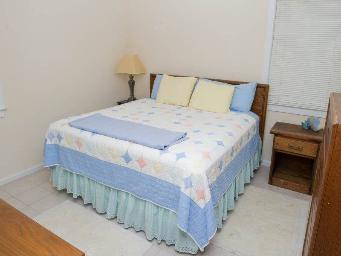
#> input picture fine_tune_aesthetic/data/images/room_0004.jpg, 341 x 256 px
$ python -i color_analysis.py   (imports and definitions only)
#> lines starting #> are read from the running program, lines starting #| are printed output that depends on the picture
"""Color scheme extraction, dominant palette, and harmony analysis module for LodgeTrust.

Evaluates:
1. Top dominant colors (Hex, RGB, percentage coverage) using K-Means clustering.
2. Color temperature analysis (Warm vs Cool tone percentage and warmth ratio).
3. Color harmony score (1.0 - 10.0 scale) and scheme classification (Monochromatic, Analogous, Complementary, Balanced Neutral).
"""

from pathlib import Path
from typing import Dict, List, Union
import colorsys
import numpy as np
from PIL import Image
from sklearn.cluster import KMeans


def _rgb_to_hex(r: int, g: int, b: int) -> str:
    return f"#{r:02x}{g:02x}{b:02x}".upper()


def _is_warm_color(r: int, g: int, b: int) -> bool:
    """Determine if an RGB color leans warm (red/orange/yellow/warm brown) vs cool (blue/cyan/cool gray)."""
    # In HSV: hues 0-60 and 300-360 lean warm, hues 120-260 lean cool
    h, s, v = colorsys.rgb_to_hsv(r / 255.0, g / 255.0, b / 255.0)
    hue_deg = h * 360.0
    if s < 0.12:  # Neutrals
        return r >= b
    return (hue_deg <= 75) or (hue_deg >= 315) or (r > b + 15)


def analyze_color_scheme(image: Union[Image.Image, str, Path], num_colors: int = 5) -> Dict:
    """Extract dominant color palette and compute color harmony score for an image.

    Args:
        image: PIL Image or file path.
        num_colors: Number of dominant colors to extract (default: 5).

    Returns:
        dict: {
            "color_harmony_score": float,       # 1.0 - 10.0
            "dominant_palette": List[dict],     # [{"hex": "#...", "rgb": [r,g,b], "percentage": float}]
            "color_temperature": str,           # "warm", "cool", "neutral_balanced"
            "warm_tone_pct": float,             # 0.0 - 100.0%
            "cool_tone_pct": float,             # 0.0 - 100.0%
            "harmony_type": str,                # "Analogous", "Monochromatic", "Complementary", "Balanced Neutral"
            "saturation_level": str,            # "muted_elegant", "vibrant", "low_saturation"
        }
    """
#> called with num_colors = 5
    if isinstance(image, (str, Path)):
        img = Image.open(image).convert("RGB")
#> img is the input picture: PIL image 341x256 RGB; mean R, G, B 172.6, 168, 162.6
    elif isinstance(image, Image.Image):
        img = image.convert("RGB")
    else:
        raise ValueError(f"Unsupported image type: {type(image)}")

    # Downsample for fast clustering
    img_small = img.resize((128, 128), Image.Resampling.BILINEAR)
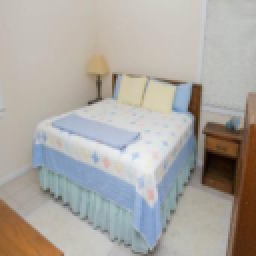
#> img_small: PIL image 128x128 RGB (shown 2 times larger); mean R, G, B 172.6, 168.1, 162.7
    pixels = np.asarray(img_small, dtype=np.float32).reshape(-1, 3)

    # K-Means clustering
    kmeans = KMeans(n_clusters=num_colors, n_init=3, random_state=42, max_iter=150)
    labels = kmeans.fit_predict(pixels)
#> labels = 16384 values, max 4 at index 60, min 0 at index 0, mean 1.39
    centers = np.round(kmeans.cluster_centers_).astype(int)

    # Compute percentage coverage for each cluster
    counts = np.bincount(labels, minlength=num_colors)
#> counts = [7735, 1125, 3692, 1139, 2693]
    total_pixels = len(pixels)
#> total_pixels = 16384
    percentages = (counts / total_pixels) * 100.0
#> percentages = [47.21, 6.87, 22.53, 6.95, 16.44]

    # Sort dominant colors by coverage descending
    sorted_indices = np.argsort(-percentages)
#> sorted_indices = [0, 2, 4, 3, 1]

    dominant_palette: List[Dict] = []
    warm_weight = 0.0
    cool_weight = 0.0
    hues = []
    saturations = []

    for idx in sorted_indices:
        r, g, b = int(centers[idx][0]), int(centers[idx][1]), int(centers[idx][2])
        r = max(0, min(255, r))
        g = max(0, min(255, g))
        b = max(0, min(255, b))
        pct = round(float(percentages[idx]), 1)
        hex_code = _rgb_to_hex(r, g, b)

        h, s, v = colorsys.rgb_to_hsv(r / 255.0, g / 255.0, b / 255.0)
        hues.append(h * 360.0)
        saturations.append(s)

        if _is_warm_color(r, g, b):
            warm_weight += pct
        else:
            cool_weight += pct

        dominant_palette.append({
            "hex": hex_code,
            "rgb": [r, g, b],
            "percentage": pct,
        })
#> this loop made 5 passes
#> (idx, r, g, b, pct, hex_code) on passes 3, 5: (4, 207, 207, 206, 16.4, '#CFCFCE'), (1, 134, 103, 77, 6.9, '#86674D')
#> (r, g, b, pct, hex_code) on passes 1, 4: (190, 186, 180, 47.2, '#BEBAB4'), (80, 47, 24, 7, '#502F18')
#> after the loop, cool_weight = 22.5; dominant_palette = 5 items; hues = [36, 204, 60, 24.64, 27.37]; saturations = [0.0526, 0.0909, 0.00483, 0.7, 0.425]; warm_weight = 77.5

    warm_pct = round(warm_weight, 1)
#> warm_pct = 77.5
    cool_pct = round(cool_weight, 1)
#> cool_pct = 22.5

    if warm_pct >= 60.0:
        color_temperature = "warm"
    elif cool_pct >= 60.0:
        color_temperature = "cool"
    else:
        color_temperature = "neutral_balanced"

    avg_saturation = float(np.mean(saturations))
#> avg_saturation = 0.255
    if avg_saturation < 0.18:
        saturation_level = "low_saturation"
    elif avg_saturation > 0.65:
        saturation_level = "vibrant"
    else:
        saturation_level = "muted_elegant"

    # Color Harmony analysis
    # Measure circular hue spread among non-neutral colors (s > 0.12)
    colored_hues = [h for h, s in zip(hues, saturations) if s > 0.12]
#> colored_hues = [24.64, 27.37]

    if len(colored_hues) <= 1 or avg_saturation < 0.15:
        harmony_type = "Monochromatic"
        harmony_score = 9.2  # Monochromatic interior schemes are clean & cohesive
    else:
        hue_diffs = []
        for i in range(len(colored_hues)):
            for j in range(i + 1, len(colored_hues)):
                d = abs(colored_hues[i] - colored_hues[j])
                diff = min(d, 360.0 - d)
                hue_diffs.append(diff)
#> this loop made 2 passes
#> after the loop, hue_diffs = [2.73]

        max_diff = max(hue_diffs) if hue_diffs else 0.0
#> max_diff = 2.73

        if max_diff <= 45.0:
            harmony_type = "Analogous"
            harmony_score = 9.4  # Analogous palettes are very harmonious in hospitality
        elif 140.0 <= max_diff <= 190.0:
            harmony_type = "Complementary"
            harmony_score = 8.8  # Complementary provides pleasant focal contrast
        elif max_diff > 220.0:
            harmony_type = "Triadic"
            harmony_score = 7.8
        else:
            harmony_type = "Balanced Neutral"
            harmony_score = 8.9

    # Slight penalty for overly aggressive/garish saturation in lodging photography
    if avg_saturation > 0.70:
        harmony_score = max(1.0, harmony_score - 1.5)

    return {
        "color_harmony_score": round(harmony_score, 2),
        "dominant_palette": dominant_palette,
        "color_temperature": color_temperature,
        "warm_tone_pct": warm_pct,
        "cool_tone_pct": cool_pct,
        "harmony_type": harmony_type,
        "saturation_level": saturation_level,
    }

>>> result = analyze_color_scheme('../../fine_tune_aesthetic/data/images/room_0004.jpg')
#> result = 7 items

$ run again, on fine_tune_aesthetic/data/images/room_0020.jpg
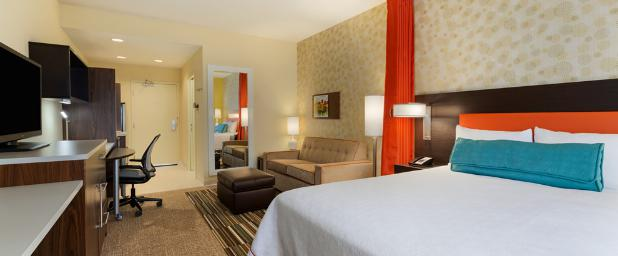
#> input picture fine_tune_aesthetic/data/images/room_0020.jpg, 618 x 256 px
#> in analyze_color_scheme, img is the input picture: PIL image 618x256 RGB; mean R, G, B 153.1, 137.2, 117.5
#> in analyze_color_scheme, `img_small = img.resize((128, 128), Image.Resampling.BILINEAR)`:
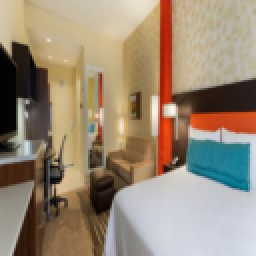
#> img_small: PIL image 128x128 RGB (shown 2 times larger); mean R, G, B 153.2, 137.3, 117.6
#> labels = 16384 values, max 4 at index 7982, min 0 at index 6, mean 1.27
#> counts = [6389, 3594, 2685, 3076, 640]
#> total_pixels = 16384
#> percentages = [39, 21.94, 16.39, 18.77, 3.91]
#> sorted_indices = [0, 1, 3, 2, 4]
#> the loop in analyze_color_scheme, `for idx in sorted_indices:` made 5 passes
#> (idx, r, g, b, pct, hex_code) on pass 4: (2, 49, 35, 25, 16.4, '#312319')
#> after the loop in analyze_color_scheme, `for idx in sorted_indices:`: cool_weight = 3.9; dominant_palette = 5 items; hues = [39.18, 30, 22.33, 25, 189.9]; saturations = [0.268, 0.00976, 0.589, 0.49, 0.736]; warm_weight = 96.1
#> cool_pct = 3.9
#> avg_saturation = 0.418
#> colored_hues = [39.18, 22.33, 25, 189.9]
#> the loop in analyze_color_scheme, `for i in range(len(colored_hues)):` made 4 passes
#> after the loop in analyze_color_scheme, `for i in range(len(colored_hues)):`: hue_diffs = [16.86, 14.18, 150.7, 2.67, 167.6, 164.9]
#> max_diff = 167.6
#> result = 7 items

$ run again, on fine_tune_aesthetic/data/images/room_0021.jpg
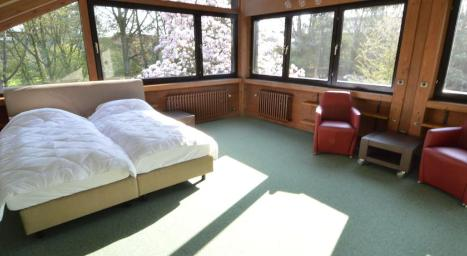
#> input picture fine_tune_aesthetic/data/images/room_0021.jpg, 467 x 256 px
#> in analyze_color_scheme, img is the input picture: PIL image 467x256 RGB; mean R, G, B 139.1, 134.3, 124.4
#> in analyze_color_scheme, `img_small = img.resize((128, 128), Image.Resampling.BILINEAR)`:
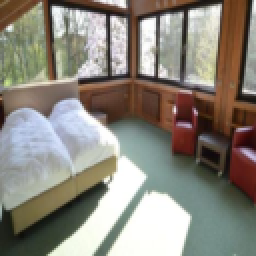
#> img_small: PIL image 128x128 RGB (shown 2 times larger); mean R, G, B 139.1, 134.4, 124.5
#> labels = 16384 values, max 4 at index 0, min 0 at index 23, mean 2.09
#> counts = [2991, 3251, 2774, 4106, 3262]
#> total_pixels = 16384
#> percentages = [18.26, 19.84, 16.93, 25.06, 19.91]
#> sorted_indices = [3, 4, 1, 0, 2]
#> the loop in analyze_color_scheme, `for idx in sorted_indices:` made 5 passes
#> (idx, r, g, b, pct, hex_code) on passes 1, 2, 4, 5: (3, 128, 135, 120, 25.1, '#808778'), (4, 104, 79, 59, 19.9, '#684F3B'), (0, 55, 39, 30, 18.3, '#37271E'), (2, 241, 243, 241, 16.9, '#F1F3F1')
#> after the loop in analyze_color_scheme, `for idx in sorted_indices:`: cool_weight = 19.8; dominant_palette = 5 items; hues = [88, 26.67, 156, 21.6, 120]; saturations = [0.111, 0.433, 0.0273, 0.455, 0.00823]; warm_weight = 80.2
#> cool_pct = 19.8
#> avg_saturation = 0.207
#> colored_hues = [26.67, 21.6]
#> the loop in analyze_color_scheme, `for i in range(len(colored_hues)):` made 2 passes
#> after the loop in analyze_color_scheme, `for i in range(len(colored_hues)):`: hue_diffs = [5.07]
#> max_diff = 5.07
#> result = 7 items
